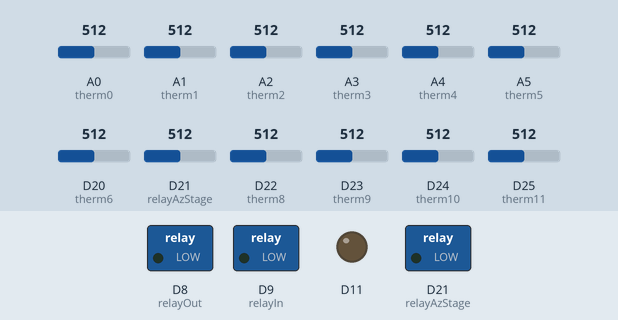
Bench run of a sketch on a simulated Arduino Zero (SAMD21). Parts: switched loads named in the sketch (green lamp = pin HIGH), output pins drawn as LEDs (lit = HIGH). Inputs (shaded band) come from the test bench; at power-on: A0 (therm0) = 512, A1 (therm1) = 512, A2 (therm2) = 512, A3 (therm3) = 512, A4 (therm4) = 512, A5 (therm5) = 512, D20 (therm6) = 512, D21 (relayAzStage) = 512, D22 (therm8) = 512, D23 (therm9) = 512, D24 (therm10) = 512, D25 (therm11) = 512 (analog values on the 0–1023 scale). What the sketch prints to the serial monitor is not drawn.

Above: at 0.1 s.
At 20.3 s:
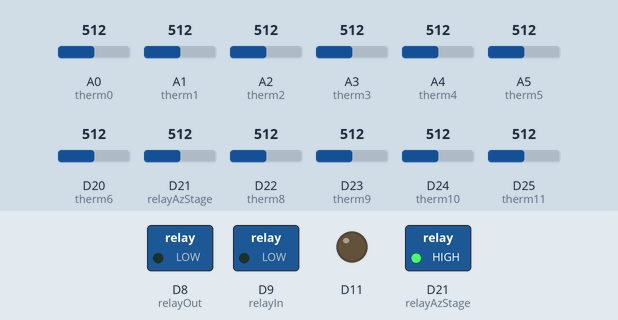
Timing chart, 0 to 21.8 s (numbered marks = the images above):
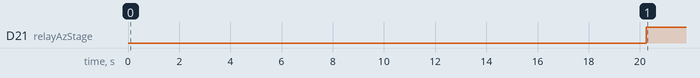

The sketch:

WVR_heater_PID_loop_v7.ino
```cpp
/*
  v7: try az stage heater PID logic
  v6: new implementation of  heatsink relay logic + implementation of  az stage heater logic
  v5: uses 4 AD590 for Summit version
  v4: Add functionality for 2 relays. each relays add 30W*2 of addional heat dumped in the heat sunk.
  v3: Try to also control a Relay for additional DC heat based on outside temperature.
  v2: Modifications implemented to  account for the change in the  USB connection to Arduino (from Programming port in v1)
  to Native port in v2. Now, opening and closing connection does not auto-reset
  v1: Standard sketch to cread out all the 12 temperature sensors and do a PID control of the  T0.
*/

#include <PID_v1.h>

//Define Variables we'll be connecting to
double Setpoint, Input, Output, fracPower;
double SetpointAz, InputAz, OutputAz;

//Specify the links and initial tuning parameters for main DC heater control loop
// PID myPID(&Input, &Output, &Setpoint, 3000.0, 14.0, 40.0, DIRECT);
// PID myPID(&Input, &Output, &Setpoint, 2250.0, 10.0, 40.0, DIRECT);
// PID myPID(&Input, &Output, &Setpoint, 1500.0, 7.0, 40.0, DIRECT);
PID myPID(&Input, &Output, &Setpoint, 2500.0, 7.0, 0.0, DIRECT);

//Specify the links and initial tuning parameters for az stage heater control loop
PID myPID1(&InputAz, &OutputAz, &SetpointAz, 2500, 0, 0, DIRECT);

float filteral;        // this determines smoothness  - .0001 is max  1 is off (no smoothing)
float smoothedVal;     // this holds the last loop value just use a unique variable for every different sensor that needs smoothing
unsigned long counter = 0;
unsigned long maxCounter = 86400;
int WindowSize = 5000;
unsigned long windowStartTime;

int stateRelayIn = LOW;   // LOW is OFF, HIGH is ON
int stateRelayOut = LOW;
int stateRelayAzStage = LOW;

const int thresIn_lo = 10;  //  lo threshold  out Output for inner relay
const int thresIn_hi = 80;  //  hi threshold for inner relay
const int thresOut_lo = 20;  // lo thresh for outer relay
const int thresOut_hi = 90;  //  hi thresh for outer relay
//const int thresAzStage_lo = 15; // 15C threshold_lo for az stage relay on temp9
//const int thresAzStage_hi = 25; // 25C threshold_hi for az stage relay on temp9

const int relayAzStage = 21; //pin 21 to controller az Stage relay.
const int relayIn = 9;  // pin 9 to control inner relay
const int relayOut =  8;   // pin 8 to control outer relay
const int therm0 = A0;  //  Air temperature used to regulate on.
const int therm1 = A1;  //  Temperature of the OPA-541 case.
const int therm2 = A2;  //
const int therm3 = A3;  //
const int therm4 = A4;  //
const int therm5 = A5;  //
const int therm6 = A6;  //
const int therm7 = A7;  //
const int therm8 = A8;  //  AD590
const int therm9 = A9;  //  AD590
const int therm10 = A10; // AD590
const int therm11 = A11; // AD590

// the setup routine runs once when you press reset:
void setup() {
  analogReadResolution(12);  // sets the analog input resolution to 12bits (10bits is default)
  analogWriteResolution(12); // set the analog output resolution to 12 bit (4096 levels)
  pinMode(11, OUTPUT);
  pinMode(relayIn, OUTPUT);
  pinMode(relayOut, OUTPUT);
  pinMode(relayAzStage, OUTPUT);
  windowStartTime = millis();

  // initialize serial communication at 9600 bits per second:
  SerialUSB.begin(9600);
  // while(!SerialUSB.available());

  //initialize the variables we're using
  delay(100);
  float temp0 =  analogRead(therm0) * 3.3 / 4095.0 * 100.0;
  Setpoint = 19.0;   // set point  in C.
  smoothedVal = Setpoint;
  Input = smoothedVal;

  SetpointAz = 15.0;
  InputAz = SetpointAz;

  //turn the main PID on
  myPID.SetMode(AUTOMATIC);
  myPID.SetOutputLimits(0, 4095);
  myPID.SetSampleTime(1000);   // 1000 ms

  // turn the Az  PID on
  myPID1.SetOutputLimits(0, WindowSize);
  myPID1.SetMode(AUTOMATIC);

  //initialize all relays to LOW
  digitalWrite(relayOut, stateRelayOut);
  digitalWrite(relayIn, stateRelayIn);
  digitalWrite(relayAzStage, stateRelayAzStage);
}

// the loop routine runs over and over again forever:
void loop() {
  // to prevent the first reading of the analog inputs to be junk
  if (counter == 0)  delay(100);
  if (counter == maxCounter) counter = 0;

  counter++;
  // read the input on analog pin 0 through 11;
  float temp0 =  analogRead(therm0) * 3.3 / 4095.0 * 100.0;
  float temp1 =  analogRead(therm1) * 3.3 / 4095.0 * 100.0;
  float temp2 =  analogRead(therm2) * 3.3 / 4095.0 * 100.0;
  float temp3 =  analogRead(therm3) * 3.3 / 4095.0 * 100.0;
  float temp4 =  analogRead(therm4) * 3.3 / 4095.0 * 100.0;
  float temp5 =  analogRead(therm5) * 3.3 / 4095.0 * 100.0;
  float temp6 =  analogRead(therm6) * 3.3 / 4095.0 * 100.0;
  float temp7 =  analogRead(therm7) * 3.3 / 4095.0 * 100.0;
  float temp8 =  analogRead(therm8) * 3.3 / 4095.0 * 100.0 - 273.15;  // AD590 10mV/K (10K resistor)
  float temp9 =  analogRead(therm9) * 3.3 / 4095.0 * 100.0 - 273.15;  // AD590 10mV/K (10K)
  float temp10 = analogRead(therm10) * 3.3 / 4095.0 * 100.0 - 273.15; // AD590 10mV/K (10K)
  float temp11 = analogRead(therm11) * 3.3 / 4095.0 * 100.0 - 273.15; //AD590 10mV/K (10K)

  // smooth the sensor I want to PID on.
  smoothedVal =  smooth(temp0, 0.9, smoothedVal);
  Input = smoothedVal;
  myPID.Compute();
  if (counter > 100)  analogWrite(11, Output); // only heat after stable period

  InputAz = temp9;
  myPID1.Compute();

  // control inner 2 AC heaters based output
  fracPower = 100 * pow((Output / 4095.0), 2);
  if (fracPower < thresIn_lo)
    stateRelayIn = LOW;
  if (fracPower > thresIn_hi)
    stateRelayIn = HIGH;
  if (counter > 20) digitalWrite(relayIn, stateRelayIn);  // only heat after stable period

  // control outer 2 AC heaters based on Output
  if (fracPower < thresOut_lo)
    stateRelayOut = LOW;
  if (fracPower > thresOut_hi)
    stateRelayOut = HIGH;
  if (counter > 20) digitalWrite(relayOut, stateRelayOut);   // only heat after stable period

  /*
    // control az stage heater based on temp9 (on az stage)
    if (temp9 < thresAzStage_lo)
      stateRelayAzStage = HIGH;
    if (temp9 > thresAzStage_hi)
      stateRelayAzStage = LOW;
    digitalWrite(relayAzStage, stateRelayAzStage);
  */
  // control the Az stage heater based on temp9 (on az stage)
  if (millis() - windowStartTime > WindowSize)
  { //time to shift the Relay Window
    windowStartTime += WindowSize;
  }
  if (OutputAz < millis() - windowStartTime) stateRelayAzStage = LOW;
  else stateRelayAzStage = HIGH;
  if (counter > 20)  digitalWrite(relayAzStage, stateRelayAzStage);  // only heat after stable period

  // print out the value you read:
  SerialUSB.print(counter);
  SerialUSB.print("\t");
  SerialUSB.print(temp0, 3);
  SerialUSB.print("\t");
  SerialUSB.print(Input, 3);
  SerialUSB.print("\t");
  SerialUSB.print(temp1, 3);
  SerialUSB.print("\t");
  SerialUSB.print(temp2, 3);
  SerialUSB.print("\t");
  SerialUSB.print(temp3, 3);
  SerialUSB.print("\t");
  SerialUSB.print(temp4, 3);
  SerialUSB.print("\t");
  SerialUSB.print(temp5, 3);
  SerialUSB.print("\t");
  SerialUSB.print(temp6, 3);
  SerialUSB.print("\t");
  SerialUSB.print(temp7, 3);
  SerialUSB.print("\t");
  SerialUSB.print(temp8, 3);
  SerialUSB.print("\t");
  SerialUSB.print(temp9, 3);
  SerialUSB.print("\t");
  SerialUSB.print(temp10, 3);
  SerialUSB.print("\t");
  SerialUSB.print(temp11, 3);
  SerialUSB.print("\t");
  SerialUSB.print(Output, 3);
  SerialUSB.print("\t");
  SerialUSB.print(stateRelayIn);
  SerialUSB.print("\t");
  SerialUSB.print(stateRelayOut);
  SerialUSB.print("\t");
  SerialUSB.print(stateRelayAzStage);
  SerialUSB.print("\t");
  SerialUSB.println(OutputAz);
  delay(1000);        // delay in between reads for stability
}

float smooth(float data, float filterVal, float smoothedVal) {
  if (filterVal > 1) {     // check to make sure param's are within range
    filterVal = .99;
  }
  else if (filterVal <= 0) {
    filterVal = 0;
  }

  smoothedVal = (data * (1.0 - filterVal)) + (smoothedVal  *  filterVal);
  return smoothedVal;
}
```

Measured:
- by itself, D21 (relayAzStage): LOW → HIGH at 20.2 s
